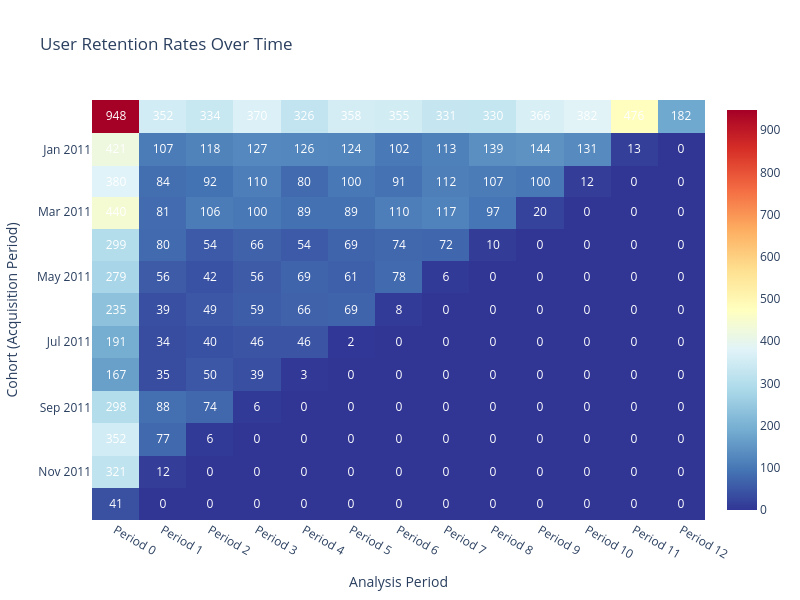

The code cell stored with this chart in its notebook:
### Code cell
from repeatradar import plot_cohort_heatmap, plot_retention_curves

# Create an interactive heatmap
heatmap_fig_raw = plot_cohort_heatmap(
    cohort_data=user_cohorts,
    title="User Retention Rates Over Time",
    color_scale="RdYlBu_r"  # Red for low retention, blue for high
)
heatmap_fig_raw

### Figure 1 — Plotly figure (JSON) as saved in the notebook; plotly's stock layout.template omitted (floating-point values rounded to 4 significant figures; data arrays with more than 128 entries replaced by an {"elided": "..."} marker saying what was removed)
{"data": [{"colorscale": [[0, "rgb(49,54,149)"], [0.1, "rgb(69,117,180)"], [0.2, "rgb(116,173,209)"], [0.3, "rgb(171,217,233)"], [0.4, "rgb(224,243,248)"], [0.5, "rgb(255,255,191)"], [0.6, "rgb(254,224,144)"], [0.7, "rgb(253,174,97)"], [0.8, "rgb(244,109,67)"], [0.9, "rgb(215,48,39)"], [1, "rgb(165,0,38)"]], "hoverongaps": false, "showscale": true, "text": {"elided": "13x13 int values"}, "textfont": {"color": "white", "size": 12}, "texttemplate": "%{text:.0f}", "type": "heatmap", "x": ["Period 0", "Period 1", "Period 2", "Period 3", "Period 4", "Period 5", "Period 6", "Period 7", "Period 8", "Period 9", "Period 10", "Period 11", "Period 12"], "y": ["2010-12-01", "2011-01-01", "2011-02-01", "2011-03-01", "2011-04-01", "2011-05-01", "2011-06-01", "2011-07-01", "2011-08-01", "2011-09-01", "2011-10-01", "2011-11-01", "2011-12-01"], "z": {"elided": "13x13 int values"}}], "layout": {"font": {"size": 12}, "height": 600, "title": {"text": "User Retention Rates Over Time"}, "width": 800, "xaxis": {"title": {"text": "Analysis Period"}}, "yaxis": {"autorange": "reversed", "title": {"text": "Cohort (Acquisition Period)"}}}}
